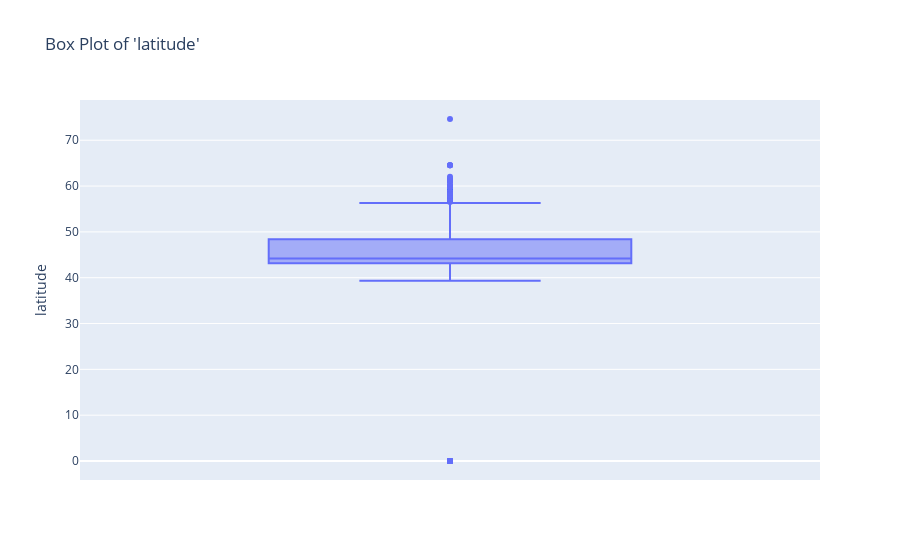

The notebook cell this image was saved under:
### Code cell
interact(plot_box, column_name=df_less_than_50_null_num)

### Figure 1 — Plotly figure (JSON) as saved in the notebook; plotly's stock layout.template omitted (floating-point values rounded to 4 significant figures; data arrays with more than 128 entries replaced by an {"elided": "..."} marker saying what was removed)
{"data": [{"alignmentgroup": "True", "hovertemplate": "latitude=%{y}<extra></extra>", "legendgroup": "", "marker": {"color": "#636efa"}, "name": "", "notched": false, "offsetgroup": "", "orientation": "v", "showlegend": false, "type": "box", "x0": " ", "xaxis": "x", "y": {"elided": "5216 float values"}, "y0": " ", "yaxis": "y"}], "layout": {"boxmode": "overlay", "legend": {"tracegroupgap": 0}, "title": {"text": "Box Plot of 'latitude'"}, "xaxis": {"anchor": "y", "domain": [0, 1]}, "yaxis": {"anchor": "x", "domain": [0, 1], "title": {"text": "latitude"}}}}
